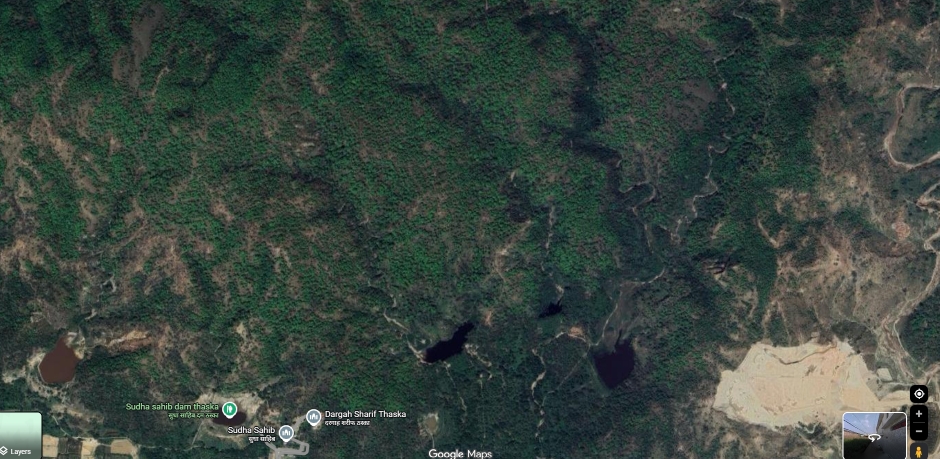
#> input picture input/map_image.png, 1880 x 917 px, found by its file name (shown at 1/2 size)
$ python phase2_preprocessing.py
#> lines starting #> are read from the running program, lines starting #| are printed output that depends on the picture
import cv2
import numpy as np
import matplotlib.pyplot as plt

IMAGE_PATH = r"F:\resume project\path project\input\map_image.png"
SAVE_PATH  = r"F:\resume project\path project\input\preprocessed.npy"


def preprocess(image_path):
    """
    Loads and preprocesses a satellite image.
    Steps:
      1. Resize to 800x400 — standardizes input, keeps processing fast
      2. Denoise — removes noise so KMeans clusters more accurately
      3. BGR → HSV — separates color from brightness, robust to shadows
    Returns: bgr_clean, hsv, rgb_clean
    """
    image_bgr      = cv2.imread(image_path)
#> image_bgr is the input picture: shape (917, 1880, 3); mean B, G, R 61.8, 69, 56.7
    image_resized  = cv2.resize(image_bgr, (800, 400))
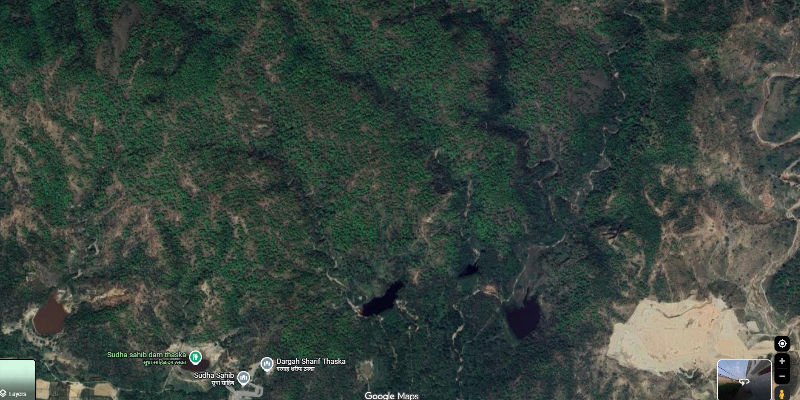
#> image_resized: shape (400, 800, 3); mean B, G, R 61.7, 68.9, 56.6
    image_denoised = cv2.fastNlMeansDenoisingColored(image_resized, None, 10, 10, 7, 21)
    image_hsv      = cv2.cvtColor(image_denoised, cv2.COLOR_BGR2HSV)
#> image_hsv: shape (400, 800, 3); mean H, S, V 69.4, 67.2, 69.1
    image_rgb      = cv2.cvtColor(image_denoised, cv2.COLOR_BGR2RGB)
    return image_denoised, image_hsv, image_rgb


if __name__ == "__main__":
    bgr_clean, hsv, rgb_clean = preprocess(IMAGE_PATH)

    print(f"Resized Shape : {bgr_clean.shape}")
#| Resized Shape : (400, 800, 3)
    print(f"HSV Shape     : {hsv.shape}")
#| HSV Shape     : (400, 800, 3)

    # Display
    fig, axes = plt.subplots(1, 3, figsize=(18, 5))
    axes[0].imshow(rgb_clean);                      axes[0].set_title("Step 1: Resized (800x400)"); axes[0].axis('off')
    axes[1].imshow(rgb_clean);                      axes[1].set_title("Step 2: Denoised");          axes[1].axis('off')
    axes[2].imshow(hsv);                            axes[2].set_title("Step 3: HSV Converted");     axes[2].axis('off')
    plt.suptitle("Phase 2 — Preprocessing", fontsize=14)
    plt.tight_layout()
    plt.show()
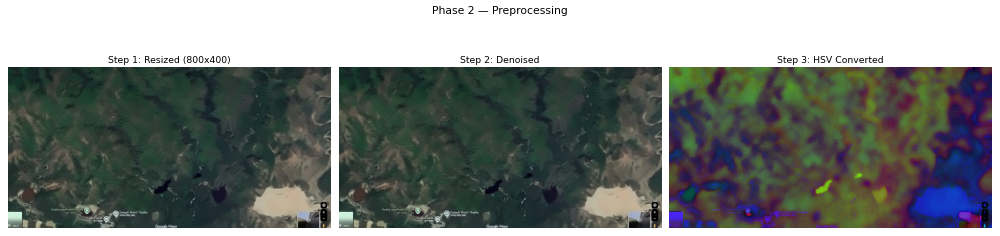
#> figure drawn by matplotlib, 3 panels

    # Save
    np.save(SAVE_PATH, hsv)
    print("preprocessed.npy saved!")

$ run again, with input/russia.png copied over input/map_image.png
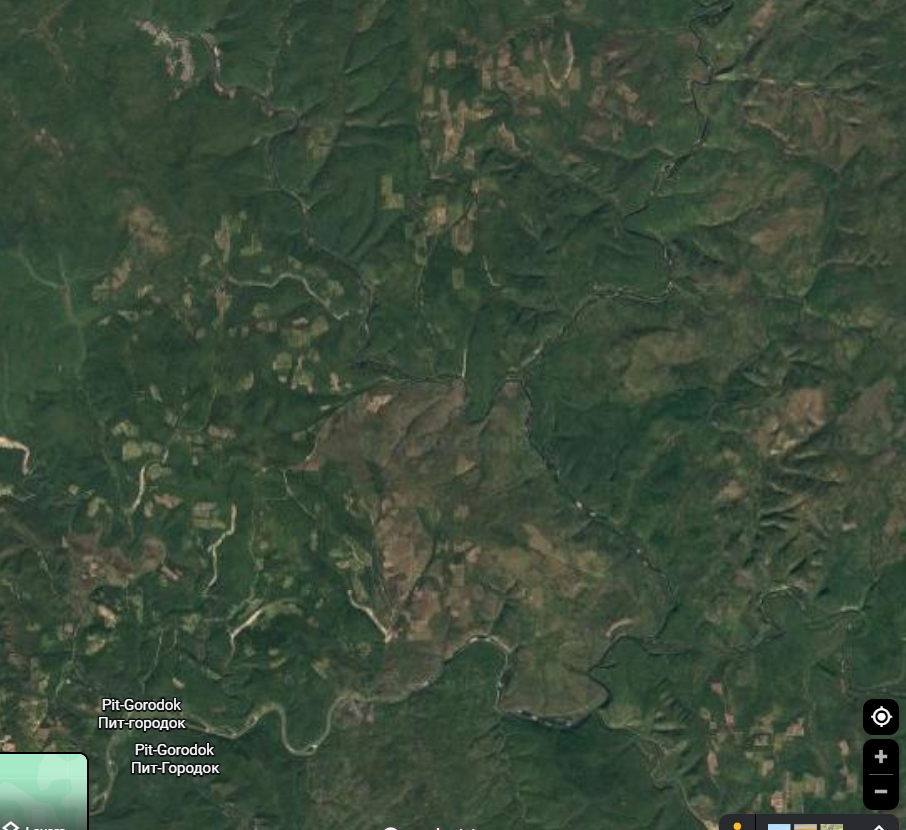
#> input picture input/russia.png, 906 x 830 px, found by its file name
#> in preprocess, image_bgr is the input picture: shape (830, 906, 3); mean B, G, R 57.7, 75.5, 59.8
#> in preprocess, `image_resized  = cv2.resize(image_bgr, (800, 400))`:
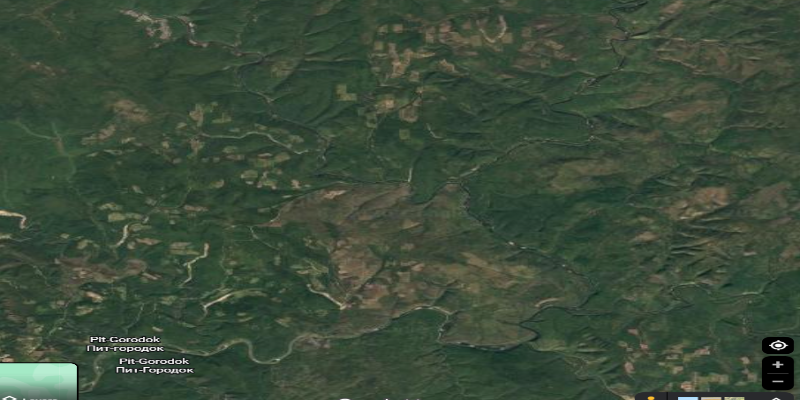
#> image_resized: shape (400, 800, 3); mean B, G, R 57.6, 75.4, 59.7
#> image_hsv: shape (400, 800, 3); mean H, S, V 56.4, 66.3, 74.6
#| Resized Shape : (400, 800, 3)
#| HSV Shape     : (400, 800, 3)
#> `plt.show()`:
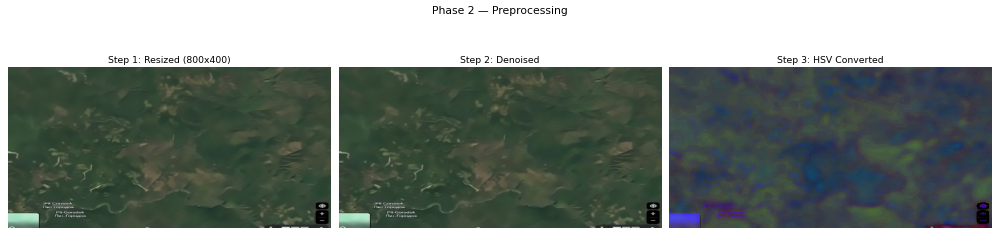
#> figure drawn by matplotlib, 3 panels
